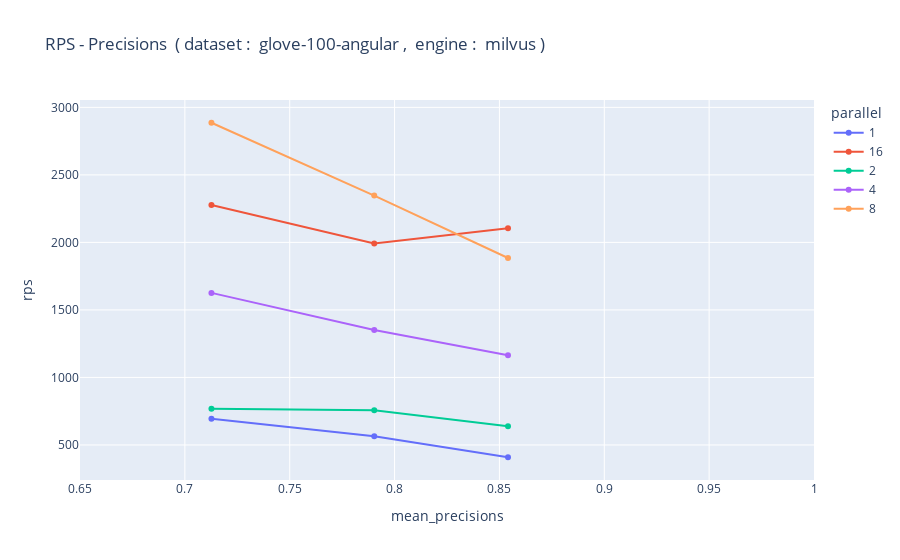

Source (notebook cell):
### Code cell
def get_filtered_data(df, dataset_name, engine_name, cols):
    return df[df['dataset_name']==dataset_name][df['engine_name']==engine_name][cols]

def draw_rps(df, dataset_name, engine_name):
    df = get_filtered_data(df, dataset_name, engine_name, ['mean_precisions', 'rps', 'engine_name', 'parallel', 'setup_name', 'engine_params.ef'])
    df = df.sort_values(by='mean_precisions')
    #print(df)
    title = "RPS - Precisions" + "  ( dataset :  " + dataset_name + " ," + "  engine :  " + engine_name + " )"
    fig = px.line(df, x='mean_precisions', y='rps', color='parallel', markers=True, title=title)
    fig.update_xaxes(range=[0.65, 1.0])
    fig.update_traces(textposition="bottom right")
    fig.show()

dataset = "glove-100-angular"
parallel = 100

draw_rps(df, dataset, "milvus")
draw_rps(df, dataset, "redis")
# draw_rps(df, dataset, "qdrant")

### Figure 1 — Plotly figure (JSON) as saved in the notebook; plotly's stock layout.template omitted (floating-point values rounded to 4 significant figures)
{"data": [{"hovertemplate": "parallel=1<br>mean_precisions=%{x}<br>rps=%{y}<extra></extra>", "legendgroup": "1", "line": {"color": "#636efa", "dash": "solid"}, "marker": {"symbol": "circle"}, "mode": "lines+markers", "name": "1", "orientation": "v", "showlegend": true, "textposition": "bottom right", "type": "scatter", "x": [0.7127, 0.7903, 0.8541], "xaxis": "x", "y": [693.4, 564.8, 408.9], "yaxis": "y"}, {"hovertemplate": "parallel=16<br>mean_precisions=%{x}<br>rps=%{y}<extra></extra>", "legendgroup": "16", "line": {"color": "#EF553B", "dash": "solid"}, "marker": {"symbol": "circle"}, "mode": "lines+markers", "name": "16", "orientation": "v", "showlegend": true, "textposition": "bottom right", "type": "scatter", "x": [0.7127, 0.7903, 0.8541], "xaxis": "x", "y": [2277.0, 1993.0, 2105.0], "yaxis": "y"}, {"hovertemplate": "parallel=2<br>mean_precisions=%{x}<br>rps=%{y}<extra></extra>", "legendgroup": "2", "line": {"color": "#00cc96", "dash": "solid"}, "marker": {"symbol": "circle"}, "mode": "lines+markers", "name": "2", "orientation": "v", "showlegend": true, "textposition": "bottom right", "type": "scatter", "x": [0.7127, 0.7903, 0.8541], "xaxis": "x", "y": [767.4, 756.4, 637.9], "yaxis": "y"}, {"hovertemplate": "parallel=4<br>mean_precisions=%{x}<br>rps=%{y}<extra></extra>", "legendgroup": "4", "line": {"color": "#ab63fa", "dash": "solid"}, "marker": {"symbol": "circle"}, "mode": "lines+markers", "name": "4", "orientation": "v", "showlegend": true, "textposition": "bottom right", "type": "scatter", "x": [0.7127, 0.7903, 0.8541], "xaxis": "x", "y": [1626.0, 1351.0, 1164.0], "yaxis": "y"}, {"hovertemplate": "parallel=8<br>mean_precisions=%{x}<br>rps=%{y}<extra></extra>", "legendgroup": "8", "line": {"color": "#FFA15A", "dash": "solid"}, "marker": {"symbol": "circle"}, "mode": "lines+markers", "name": "8", "orientation": "v", "showlegend": true, "textposition": "bottom right", "type": "scatter", "x": [0.7127, 0.7903, 0.8541], "xaxis": "x", "y": [2886.0, 2347.0, 1884.0], "yaxis": "y"}], "layout": {"autosize": true, "legend": {"title": {"text": "parallel"}, "tracegroupgap": 0}, "title": {"text": "RPS - Precisions  ( dataset :  glove-100-angular ,  engine :  milvus )"}, "xaxis": {"anchor": "y", "domain": [0, 1], "range": [0.65, 1], "title": {"text": "mean_precisions"}, "type": "linear"}, "yaxis": {"anchor": "x", "autorange": true, "domain": [0, 1], "range": [204.4, 3090.0], "title": {"text": "rps"}, "type": "linear"}}}
